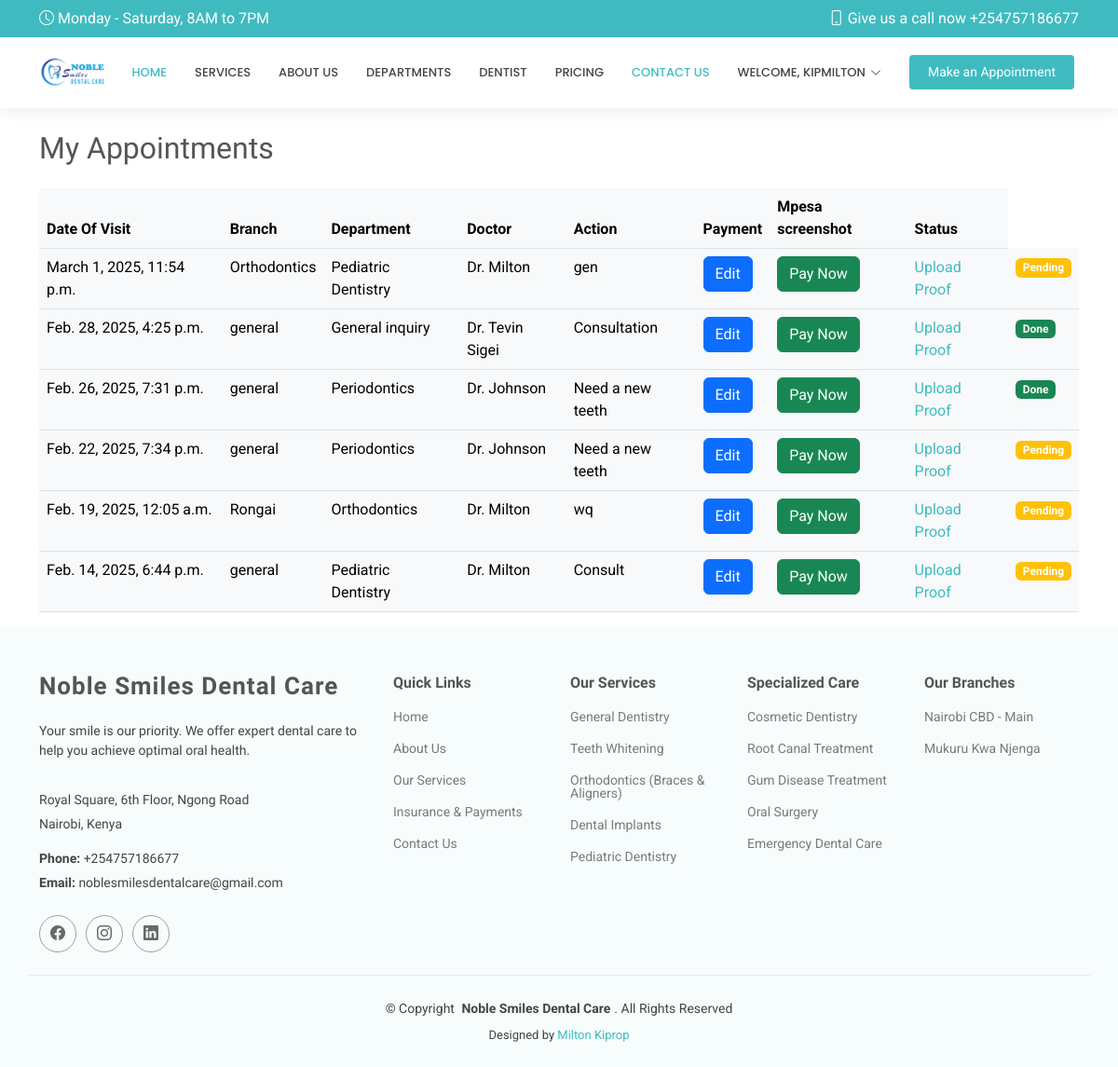
The app's page /my_appointments/ (signed in) with its own data.
### thee_app/models.py (models this page shows, shortened)
class Appointment(models.Model):
    name = models.CharField(max_length=100)
    email = models.EmailField()
    phone = models.CharField(max_length=10)
    date = models.DateTimeField()
    branch = models.CharField(max_length=100, default="general")
    department = models.CharField(max_length=100, default="General")
    doctor = models.CharField(max_length=100, default="General")
    message = models.TextField()
    status = models.CharField(
        max_length=20,
        choices=[('pending', 'Pending'), ('done', 'Done')],
        default='pending'
    )
    user = models.ForeignKey(User, on_delete=models.CASCADE, default=1)
    proof_of_payment = models.ImageField(upload_to="proofs/", blank=True, null=True)

### thee_app/views.py (the view)
# urls.py: path('my_appointments/', views.my_appointments, name="my_appointments"),
@login_required
def my_appointments(request):
    appointments = Appointment.objects.filter(user=request.user).order_by('-date')
    return render(request, 'my_appointments.html', {'appointments': appointments})

### templates/my_appointments.html (shortened to what this page needs)
{% extends 'base.html' %}
{% load static %}
{% block Content %}
<div class="container">
    <h2 class="mt-4">My Appointments</h2>
    {% if appointments %}
        <table class="table table-light table-responsive mt-4">
            <thead>
                <tr>
                    <th>Date Of Visit</th>
                    <th>Branch</th>
                    <th>Department</th>
                    <th>Doctor</th>
                    <th>Action</th>
                    <th>Payment</th>
                    <th>Mpesa screenshot</th>
                    <th>Status</th>
                </tr>
            </thead>
            <tbody>
                {% for appointment in appointments %}
                <tr>
                    <td>{{ appointment.date }}</td>
                    <td>{{ appointment.branch }}</td>
                    <td>{{ appointment.department }}</td>
                    <td>{{ appointment.doctor }}</td>
                    <td>{{ appointment.message }}</td>
                    <td><a href="{% url 'thee_app:appointment_update' appointment.id %}" class="btn btn-primary">Edit</a></td>
                    <td><a href="{% url 'thee_app:pay' %}" class="btn btn-success">Pay Now</a></td>
                    <td>
                        {% if appointment.proof_of_payment %}
                            <a href="{{ appointment.proof_of_payment.url }}" class="btn btn-info" target="_blank">View Proof</a>
                        {% else %}
                        <a href="{% url 'thee_app:upload_proof_of_payment' appointment.id %}">Upload Proof</a>
                        {% endif %}
                    </td>
                    <td>
                        {% if appointment.status == "done" %}
                            <span class="badge bg-success">Done</span>
                        {% else %}
                            <span class="badge bg-warning">Pending</span>
                        {% endif %}
                    </td>
                </tr>
                {% endfor %}
            </tbody>
        </table>
    {% else %}
        <p class="text-center mt-4">You have no appointments at the moment.</p>
    {% endif %}
</div>
{% endblock %}

### templates/header.html (shortened to what this page needs)
{% load static %}
<header id="header" class="header sticky-top">
    <div class="topbar d-flex align-items-center">
      <div class="container d-flex justify-content-center justify-content-md-between">
        <div class="d-none d-md-flex align-items-center">
          <i class="bi bi-clock me-1"></i> Monday - Saturday, 8AM to 7PM
        </div>
        <div class="d-flex align-items-center">
          <i class="bi bi-phone me-1"></i> Give us a call now +254757186677
        </div>
      </div>
    </div>
    <div class="branding d-flex align-items-center">
      <div class="container position-relative d-flex align-items-center justify-content-end">
        <a href="{% url 'thee_app:home_page'%}" class="logo d-flex align-items-center me-auto">
          <img src="{% static 'assets\img\logo.png'%}" alt="logo"></a>
        <nav id="navmenu" class="navmenu">
          <ul>
            <li><a href="{% url 'thee_app:home_page'%}" class="active">Home</a></li>
            <li><a href="{% url 'thee_app:home_page' %}#services">Services</a></li>
            <li><a href="{% url 'thee_app:home_page' %}#about">About Us</a></li>
            <li><a href="{% url 'thee_app:home_page' %}#tabs">Departments</a></li>
            <li><a href="{% url 'thee_app:home_page' %}#doctors">Dentist</a></li>
            <li><a href="{% url 'thee_app:home_page' %}#pricing">Pricing</a></li>
            <li><a href="{% url 'thee_app:home_page' %}#contact" class="active">Contact Us</a></li>
            <li class="dropdown">
              {% if user.is_authenticated %}
                  <a href="#"><span>Welcome, {{ user.username }}</span> <i class="bi bi-chevron-down toggle-dropdown"></i></a>
              {% else %}
                  <a href="#"><span>Login / Sign up</span> <i class="bi bi-chevron-down toggle-dropdown"></i></a>
                  <ul>
                      <li><a href="{% url 'thee_app:login_page' %}">Login</a></li>
                      <li><a href="{% url 'thee_app:register' %}">Register</a></li>
                  </ul>
              {% endif %}
          </li>
          </ul>
        </nav>
        <a class="cta-btn" href="{% url 'thee_app:appointment' %}">Make an Appointment</a>
      </div>
    </div>
  </header>

### static/assets/css/main.css (style rules this page uses)
:root { --default-font: "Roboto", system-ui, -apple-system, "Segoe UI", Roboto, "Helvetica Neue", Arial, "Noto Sans", "Liberation Sans", sans-serif, "Apple Color Emoji", "Segoe UI Emoji", "Segoe UI Symbol", "Noto Color Emoji"; --heading-font: "Raleway", sans-serif; --nav-font: "Poppins", sans-serif; }
:root { --background-color: #ffffff; --default-color: #444444; --heading-color: #555555; --accent-color: #3fbbc0; --surface-color: #ffffff; --contrast-color: #ffffff; }
:root { --nav-color: #444444; --nav-hover-color: #3fbbc0; --nav-mobile-background-color: #ffffff; --nav-dropdown-background-color: #ffffff; --nav-dropdown-color: #444444; --nav-dropdown-hover-color: #3fbbc0; }
:root { scroll-behavior: smooth; }
body { color: var(--default-color); background-color: var(--background-color); font-family: var(--default-font); }
a { color: var(--accent-color); text-decoration: none; transition: 0.3s; }
h1, h2, h3, h4, h5, h6 { color: var(--heading-color); font-family: var(--heading-font); }
.header { color: var(--default-color); background-color: var(--background-color); transition: all 0.5s; z-index: 997; box-shadow: 0px 0 18px rgba(0, 0, 0, 0.1); }
.header .topbar { background-color: var(--accent-color); color: var(--contrast-color); height: 40px; padding: 0; transition: all 0.5s; }
.header .branding { min-height: 60px; padding: 10px 0; }
.header .logo { line-height: 1; }
.header .logo img { max-height: 36px; margin-right: 8px; }
.header .cta-btn, .header .cta-btn:focus { color: var(--contrast-color); background: var(--accent-color); font-size: 14px; padding: 8px 20px; margin: 0 5px 0 30px; border-radius: 4px; transition: 0.3s; }
@media (min-width: 1200px) { .navmenu { padding: 0; } }
@media (min-width: 1200px) { .navmenu ul { margin: 0; padding: 0; display: flex; list-style: none; align-items: center; } }
@media (min-width: 1200px) { .navmenu li { position: relative; } }
@media (min-width: 1200px) { .navmenu a, .navmenu a:focus { color: var(--nav-color); padding: 18px 15px; font-size: 13px; font-family: var(--nav-font); font-weight: 500; text-transform: uppercase; display: flex; align-items: center; justify-content: space-between; white-space: nowrap; transition: 0.3s; } }
@media (min-width: 1200px) { .navmenu a i, .navmenu a:focus i { font-size: 12px; line-height: 0; margin-left: 5px; transition: 0.3s; } }
@media (min-width: 1200px) { .navmenu li:last-child a { padding-right: 0; } }
@media (min-width: 1200px) { .navmenu li:hover>a, .navmenu .active, .navmenu .active:focus { color: var(--nav-hover-color); } }

### records on screen
Appointment: date "March 1, 2025, 11:54 p.m.", branch "Orthodontics", department "Pediatric Dentistry", doctor "Dr. Milton", message "gen", proof_of_payment "Upload Proof", status "Pending"
Appointment: date "Feb. 28, 2025, 4:25 p.m.", branch "general", department "General inquiry", doctor "Dr. Tevin Sigei", message "Consultation", proof_of_payment "Upload Proof", status "Done"
Appointment: date "Feb. 26, 2025, 7:31 p.m.", branch "general", department "Periodontics", doctor "Dr. Johnson", message "Need a new teeth", proof_of_payment "Upload Proof", status "Done"
Appointment: date "Feb. 22, 2025, 7:34 p.m.", branch "general", department "Periodontics", doctor "Dr. Johnson", message "Need a new teeth", proof_of_payment "Upload Proof", status "Pending"
Appointment: date "Feb. 19, 2025, 12:05 a.m.", branch "Rongai", department "Orthodontics", doctor "Dr. Milton", message "wq", proof_of_payment "Upload Proof", status "Pending"
Appointment: date "Feb. 14, 2025, 6:44 p.m.", branch "general", department "Pediatric Dentistry", doctor "Dr. Milton", message "Consult", proof_of_payment "Upload Proof", status "Pending"

### other values on screen
{{ user.username }} "KIPMILTON"
